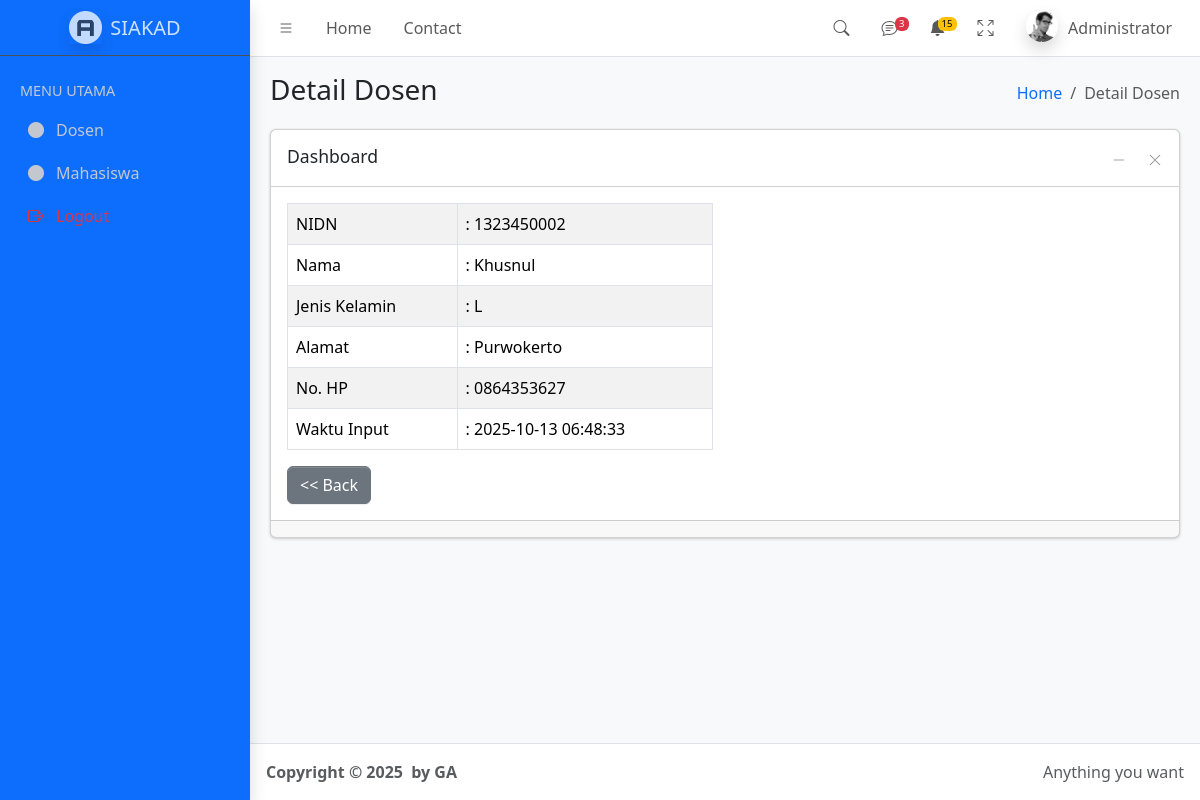
/admin/?p=detail-dosen&id=2 (signed in), run on the app's committed database.
### tables this page shows
CREATE TABLE `dosen` (
  `id` int NOT NULL,
  `nidn` varchar(10) NOT NULL,
  `nama` varchar(75) NOT NULL,
  `jenis_kelamin` enum('L','P') NOT NULL,
  `alamat` varchar(200) NOT NULL,
  `hp` varchar(15) NOT NULL,
  `waktu` datetime NOT NULL
);

### admin/detail-dosen.php (the view, shortened to what this page needs)
<main class="app-main">
  <div class="app-content-header">
    <div class="container-fluid">
      <div class="row">
        <div class="col-sm-6">
          <h3 class="mb-0">Detail Dosen</h3>
        </div>
        <div class="col-sm-6">
          <ol class="breadcrumb float-sm-end">
            <li class="breadcrumb-item"><a href="#">Home</a></li>
            <li class="breadcrumb-item active" aria-current="page">Detail Dosen</li>
          </ol>
        </div>
      </div>
    </div>
  </div>
  <div class="app-content">
    <div class="container-fluid">
      <div class="row">
        <div class="col-12">
          <div class="card">
            <div class="card-header">
              <h3 class="card-title">Dashboard</h3>
              <div class="card-tools">
                <button type="button" class="btn btn-tool" data-lte-toggle="card-collapse">
                  <i data-lte-icon="collapse" class="bi bi-dash-lg"></i>
                </button>
                <button type="button" class="btn btn-tool" data-lte-toggle="card-remove" title="Remove">
                  <i class="bi bi-x-lg"></i>
                </button>
              </div>
            </div>
            <div class="card-body">
              <div class="row">
                <div class="col-6">
                  <?php
                  require_once "../config.php";
                  $xid = $_GET['id'];
                  $sql = "SELECT * FROM dosen WHERE id='$xid'";
                  $data = $konek->query($sql);
                  foreach ($data as $d) {
                    echo "
                    <table class='table table-bordered table-hover table-striped'>
                      <tr><td>NIDN</td><td>: {$d['nidn']}</td></tr>
                      <tr><td>Nama</td><td>: {$d['nama']}</td></tr>
                      <tr><td>Jenis Kelamin</td><td>: {$d['jenis_kelamin']}</td></tr>
                      <tr><td>Alamat</td><td>: {$d['alamat']}</td></tr>
                      <tr><td>No. HP</td><td>: {$d['hp']}</td></tr>
                      <tr><td>Waktu Input</td><td>: {$d['waktu']}</td></tr>
                    </table>
                    ";
                  }
                  ?>
                  <a href="./?p=dosen" class="btn btn-secondary"><< Back</a>
                </div>
                <div class="col-md-3"></div>
                <div class="col-md-3"></div>
              </div>
            </div>
            <div class="card-footer"></div>
          </div>
        </div>
      </div>
    </div>
  </div>
</main>

### data on the page
dosen: nidn "1323450002", nama "Khusnul", jenis_kelamin "L", alamat "Purwokerto", hp "0864353627", waktu "2025-10-13 06:48:33"
